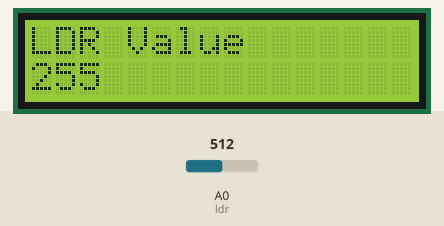
Recording of a sketch running on a simulated Arduino Uno, built with avr-gcc and run on an emulated ATmega328P. On the bench: 16×2 character LCD. The test bench sets the inputs (shaded band); at power-on: A0 (ldr) = 512.

Above: at 1.2 s.
1.3 s: A0 (ldr) set to 306
At 2.3 s:
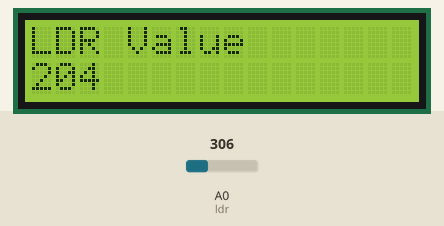
2.8 s: A0 (ldr) set to 245
At 3.4 s:
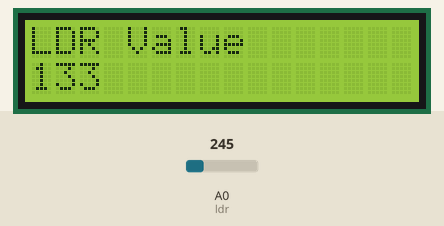
4.3 s: A0 (ldr) set to 265
At 5.7 s:
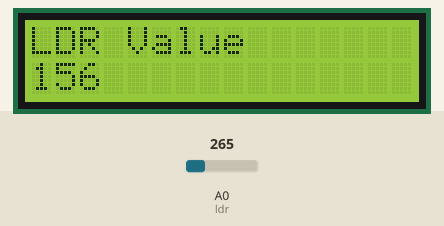
Timing chart, 0 to 7.3 s (numbered marks = the images above; inputs shaded):
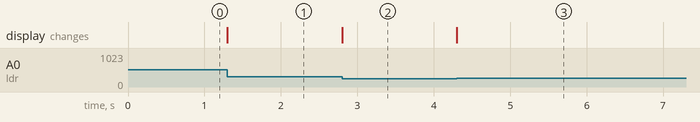

Measured:
- after the input at 1.3 s, the display: changes at once (image 1)
- after the input at 2.8 s, the display: changes at once (image 2)
- after the input at 4.3 s, the display: changes at once (image 3)

The sketch:

LCD_1.ino
```cpp
#include <LiquidCrystal.h>

// rs, e, d4, d5, d6, d7
LiquidCrystal lcd(12, 11, 5, 4, 3, 2);

int ldr = 0;

void setup() {
  lcd.begin(16, 2);
  lcd.print("LDR Value");
}

void loop() {
  lcd.setCursor(0, 1);

  int ldrValue = analogRead(ldr);
  ldrValue = map(ldrValue, 130, 350, 0, 255);
  ldrValue = ldrValue < 0
              ? 0
              : (ldrValue > 255
                  ? 255
                  : ldrValue);

  lcd.print(ldrValue);
}
```
